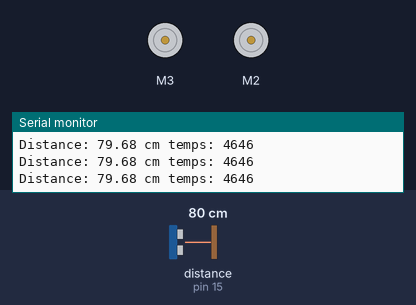
This sketch was run on a simulated Arduino Uno, built with avr-gcc and run on an emulated ATmega328P. On the bench: 2 × DC motor (green arrow = forward, orange = backward, longer = faster), the last lines printed to the serial monitor. Wiring (inferred from the names in the program): ultrasonic range finder: trigger pin 14; echo pin 15. The test bench sets the inputs (shaded band); at power-on: distance to the obstacle (sensor on pin 15) 80 cm. The echo pulse lasts 58.3 µs per cm.

Above: at 1.3 s.
1.4 s: distance to the obstacle (sensor on pin 15) set to 2 cm
At 1.9 s:
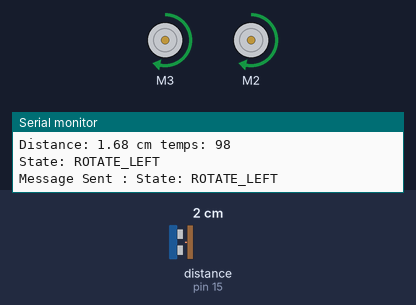
4.4 s: distance to the obstacle (sensor on pin 15) set to 4 cm
Timing chart, 0 to 7.4 s (numbered marks = the images above; inputs shaded):
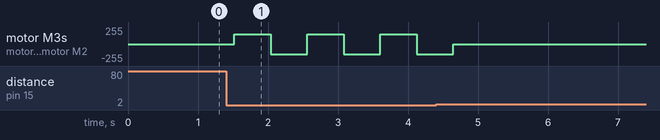

The sketch:

FSM.ino
```cpp
#include <Wire.h>
#include <Adafruit_MotorShield.h>
#include <SoftwareSerial.h>

// Ultrasound sensor pins
const int trigPin = 14;
const int echoPin = 15;
const float SPEED_OF_SOUND_CM_PER_US = 0.0343; // sound speed in cm/µs

// Infrared sensor pin and variables
int irSensor = 3;

// Bluetooth pins
const int bluetoothTx = 12;
const int bluetoothRx = 11;
SoftwareSerial BTSerial(bluetoothTx, bluetoothRx);

// Motor setup
Adafruit_MotorShield AFMS = Adafruit_MotorShield();
Adafruit_DCMotor *motorLeft = AFMS.getMotor(3);  // connected to M2
Adafruit_DCMotor *motorRight = AFMS.getMotor(2); // connected to M1

// FSM states
enum State { IDLE, ROTATE_LEFT, ROTATE_RIGHT, STOP };
State currentState = IDLE;

// Variables for FSM
unsigned long startTime;
int changeCount = 0;
const int maxChanges = 5;
const unsigned long maxDuration = 30000; // 30 seconds

void setup() {
  AFMS.begin();
  Serial.begin(9600);
  pinMode(trigPin, OUTPUT);
  pinMode(echoPin, INPUT);
  pinMode(irSensor, INPUT);
}

void forward(int speed) {
  motorLeft->run(FORWARD);
  motorRight->run(FORWARD);
  motorLeft->setSpeed(speed);
  motorRight->setSpeed(speed);
}

void backward(int speed) {
  motorLeft->run(BACKWARD);
  motorRight->run(BACKWARD);
  motorLeft->setSpeed(speed);
  motorRight->setSpeed(speed);
}

void turnLeft(int speed) {
  motorLeft->run(BACKWARD);
  motorRight->run(FORWARD);
  motorLeft->setSpeed(speed);
  motorRight->setSpeed(speed);
}

void turnRight(int speed) {
  motorLeft->run(FORWARD);
  motorRight->run(BACKWARD);
  motorLeft->setSpeed(speed);
  motorRight->setSpeed(speed);
}

void turnLeftWithRadius(int leftSpeed, int rightSpeed) {
  motorLeft->run(FORWARD);
  motorRight->run(FORWARD);
  motorLeft->setSpeed(leftSpeed);
  motorRight->setSpeed(rightSpeed);
}

void turnRightWithRadius(int leftSpeed, int rightSpeed) {
  motorLeft->run(FORWARD);
  motorRight->run(FORWARD);
  motorLeft->setSpeed(leftSpeed);
  motorRight->setSpeed(rightSpeed);
}

void softStop(int initialSpeed) {
  for (int speed = initialSpeed; speed >= 0; speed--) {
    motorLeft->setSpeed(speed);
    motorRight->setSpeed(speed);
    delay(10);
  }
  stopMotor();
}

void stopMotor() {
  motorLeft->run(RELEASE);
  motorRight->run(RELEASE);
}

float measureDistance() {
  digitalWrite(trigPin, LOW);
  delayMicroseconds(2);
  digitalWrite(trigPin, HIGH);
  delayMicroseconds(10);
  digitalWrite(trigPin, LOW);

  long duration = pulseIn(echoPin, HIGH);
  float distance = (duration * SPEED_OF_SOUND_CM_PER_US) / 2;
  Serial.println("Distance: " + String(distance) + " cm temps: " + String(duration));
  return distance;
}

bool checkInfraredSensor() {
  bool isObjectDetected = digitalRead(irSensor) == LOW;
  Serial.println(isObjectDetected);
  if (isObjectDetected) {
    Serial.println("Object is detected"); // not on black line
  } else {
    Serial.println("Object not detected"); // on black line
  }
  return isObjectDetected;
}

void sendBluetoothMessage(String message) {
  BTSerial.println(message);
  Serial.println("Message Sent : " + message);
}

void loop() {
  float distance = measureDistance();
  bool objectDetected = (distance > 0 && distance < 10); // 10 cm == the detection threshold

  switch (currentState) {
    case IDLE:
      if (objectDetected) {
        currentState = ROTATE_LEFT;
        startTime = millis();
        changeCount = 0;
        forward(150);
        Serial.println("State: ROTATE_LEFT");
        sendBluetoothMessage("State: ROTATE_LEFT");
      }
      break;

    case ROTATE_LEFT:
      if (objectDetected) {
        currentState = ROTATE_RIGHT;
        changeCount++;
        backward(150);
        Serial.println("State: ROTATE_RIGHT");
        sendBluetoothMessage("State: ROTATE_RIGHT");
      }
      break;

    case ROTATE_RIGHT:
      if (objectDetected) {
        currentState = ROTATE_LEFT;
        changeCount++;
        forward(150);
        Serial.println("State: ROTATE_LEFT");
        sendBluetoothMessage("State: ROTATE_LEFT");
      }
      break;

    case STOP:
      stopMotor();
      Serial.println("State: STOP");
      sendBluetoothMessage("State: STOP");
      break;
  }

  if (changeCount >= maxChanges || (millis() - startTime) >= maxDuration) {
    currentState = STOP;
  }

  delay(500);
}
```

Measured:
- after the input at 1.4 s, motor M3, motor M2: alternates forward 150/255 for 0.52 s and backward 150/255 for 0.52 s, starting after 0.12 s
